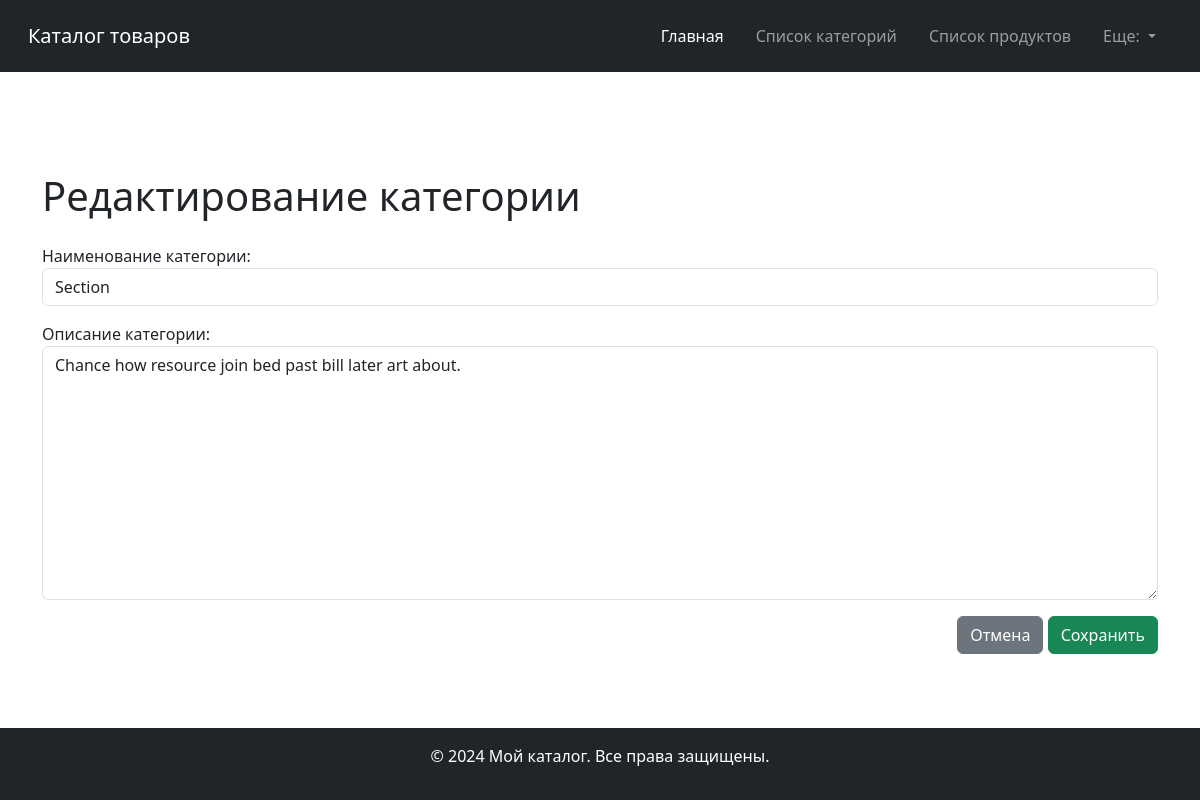
Screenshot of /category_edit/2/ with the database file from the repository.
### store_app/models.py (models this page shows, shortened)
class Category(models.Model):
    name = models.CharField(max_length=25, unique=True)
    description = models.CharField(max_length=100, blank=True, null=True)

### store_app/views.py (the view, shortened to what this page needs)
class CategoryUpdateView(CategoryView, UpdateView):
    template_name = "store_app/category_edit.html"
    form_class = CategoryModelForm
    success_url = reverse_lazy("category_list")

### store_app/forms.py (shortened to what this page needs)
class CategoryModelForm(forms.ModelForm):
    class Meta:
        model = Category
        fields = ["name", "description"]
        labels = {
            "name": "Наименование категории",
            "description": "Описание категории",
        }
        widgets = {
            "name": forms.TextInput(
                attrs={
                    "class": "form-control",
                    "placeholder": "Введите наименование категории",
                },
            ),
            "description": forms.Textarea(
                attrs={
                    "class": "form-control",
                    "placeholder": "Введите наименование категории",
                },
            ),
        }

### store_app/templates/store_app/category_edit.html (shortened to what this page needs)
{% extends 'store_app/base.html' %}
{% block content %}
<h1>Редактирование категории</h1>
<form method="post" class="mt-4">
    {{ form.as_p }}
    <div style="margin-bottom: 20px; text-align: right;">
        <a href="{% url 'category_detail' category.id %}" class="btn btn-secondary">Отмена</a>
        <button type="submit" class="btn btn-success">Сохранить</button>
    </div>
</form>
{% endblock %}

### rows the page displays
Category: name "Section", description "Chance how resource join bed past bill later art about."
